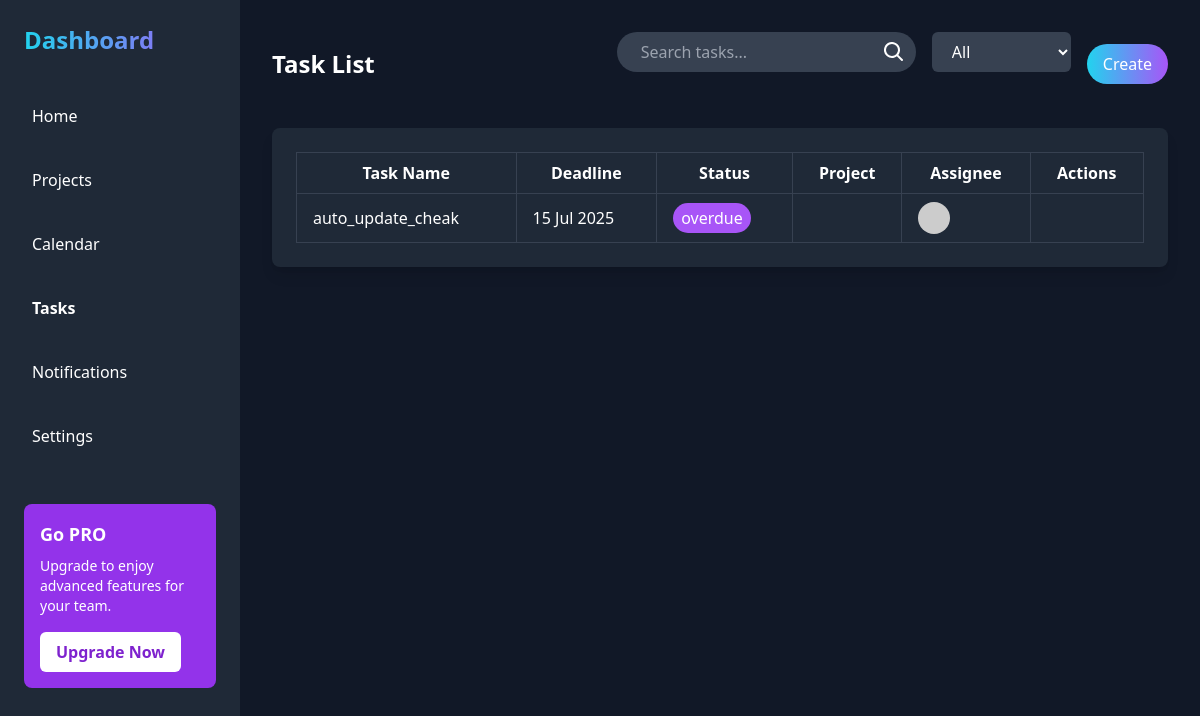
The app's page /tasks/tab/ (signed in) with its own data.
### tasks/models.py (models this page shows, shortened)
class Task(models.Model):
    STATUS_CHOICES = [
        ('not_started', 'Not Started'),
        ('in_progress', 'In Progress'),
        ('completed', 'Completed'),
        ('overdue', 'Overdue'),
    ]
    PRIORITY_CHOICES = [
        ('low', 'Low'),
        ('medium', 'Medium'),
        ('high', 'High'),
        ('critical', 'Critical'),
    ]
    project = models.ForeignKey(Project, on_delete=models.CASCADE, related_name='tasks', null=True, blank=True)
    title = models.CharField(max_length=255)
    description = models.TextField()
    assigned_to = models.ManyToManyField(settings.AUTH_USER_MODEL, blank=True)
    assignee = models.ForeignKey(
        settings.AUTH_USER_MODEL,
        on_delete=models.SET_NULL,
        null=True,
        blank=True,
        related_name='assigned_tasks'
    )
    start_date = models.DateField()
    due_date = models.DateTimeField()
    status = models.CharField(max_length=20, choices=STATUS_CHOICES, default='not_started')
    priority = models.CharField(max_length=10, choices=PRIORITY_CHOICES, default='low')
    progress = models.PositiveIntegerField(default=0)
    commands = models.TextField(blank=True, null=True)
    created_at = models.DateTimeField(auto_now_add=True)
    def is_overdue(self):
        return self.due_date < timezone.now() and self.status != 'completed'
    def auto_update_status(self):
        if self.progress == 100:
            self.status = 'completed'
        elif self.is_overdue():
            self.status = 'overdue'
        elif self.progress > 0:
            self.status = 'in_progress'
        else:
            self.status = 'not_started'
        self.save()

### tasks/views.py (the view, shortened to what this page needs)
# urls.py: path('tab/', views.tasks_tab, name='tasks_tab'),
@login_required
def tasks_tab(request):
    query = request.GET.get('q')
    status_filter = request.GET.get('status')
    tasks = Task.objects.all()
    for task in tasks:
        task.auto_update_status()
    if status_filter and status_filter != 'all':
        tasks = tasks.filter(status=status_filter)
    context = {
        'tasks': tasks,
        'query': query,
        'status_filter': status_filter,
    }
    return render(request, 'tasks/tasks_tab.html', context)

### tasks/templates/tasks/tasks_tab.html (shortened to what this page needs)
{% load static %}
<!DOCTYPE html>
<html lang="en">
<head>
    <script src="https://cdn.tailwindcss.com"></script>
    <link rel="stylesheet" href="{% static 'css/project_tab.css' %}">
</head>
<body class="bg-gray-900 text-white font-sans">
    <div class="flex h-screen">
        <aside class="bg-gray-800 text-white w-1/5 p-6 flex flex-col justify-between">
            <div>
                <h1 class="text-2xl font-bold mb-10 bg-gradient-to-r from-cyan-400 to-purple-500 text-transparent bg-clip-text">Dashboard</h1>
                <nav>
                    <ul class="space-y-6">
                        <li><a href="{% url 'data:dashboard' %}" class="block hover:bg-purple-800 p-2 rounded-md">Home</a></li>
                        <li><a href="{% url 'project:project_tab' %}" class="block hover:bg-purple-800 p-2 rounded-md">Projects</a></li>
                        <li><a href="{% url 'data:calander' %}" class="block hover:bg-purple-800 p-2 rounded-md">Calendar</a></li>
                        <li><a href="{% url 'tasks:tasks_tab' %}" class="block hover:bg-purple-800 p-2 rounded-md font-semibold">Tasks</a></li>
                        <li><a href="{% url 'notification:notification' %}" class="flex items-center space-x-4 hover:bg-purple-800 p-2 rounded-md"><span>Notifications</span></a></li>
                        <li><a href="{% url 'users:settings' %}" class="block hover:bg-purple-800 p-2 rounded-md">Settings</a></li>
                    </ul>
                </nav>
                <div class="bg-purple-600 p-4 rounded-lg mt-12">
                    <h3 class="font-bold text-lg">Go PRO</h3>
                    <p class="text-sm mt-2">Upgrade to enjoy advanced features for your team.</p>
                    <button class="bg-white text-purple-700 px-4 py-2 mt-4 rounded-md font-semibold">Upgrade Now</button>
                </div>
            </div>
        </aside>
        <div class="w-4/5 p-8">
            <div class="flex justify-between items-center mb-8">
                <h1 class="text-2xl font-bold">Task List</h1>
                <div class="flex items-center space-x-4">
<form method="GET" action="{% url 'tasks:tasks_tab' %}" class="flex flex-wrap gap-4 mb-6">
    <div class="flex items-center bg-gray-700 rounded-full overflow-hidden px-3">
        <input type="text" name="q" placeholder="Search tasks..." value="{{ request.GET.q }}" class="bg-transparent text-white placeholder-gray-400 px-3 py-2 focus:outline-none">
        <button type="submit">
            <svg xmlns="http://www.w3.org/2000/svg" class="h-5 w-5 text-white" viewBox="0 0 20 20" fill="currentColor">
                <path fill-rule="evenodd" d="M12.9 14.32a8 8 0 111.414-1.414l4.387 4.387a1 1 0 01-1.414 1.414l-4.387-4.387zM8 14a6 6 0 100-12 6 6 0 000 12z" clip-rule="evenodd" />
            </svg>
        </button>
    </div>
    <div>
        <select name="status" onchange="this.form.submit()" class="bg-gray-700 text-white px-4 py-2 rounded-md">
            <option value="all" {% if status_filter == 'all' or not status_filter %}selected{% endif %}>All</option>
        </select>
    </div>
</form>
                     {% if user.role == 'admin' or user.role == 'manager' %}
                    <a href="{% url 'tasks:task_create' %}">
                        <button class="bg-gradient-to-r from-cyan-400 to-purple-500 text-white px-4 py-2 rounded-full hover:bg-blue-700 hover:scale-110 transition-transform duration-300">
                            Create
                        </button>
                    </a>
                    {% endif %}
                </div>
            </div>
            <div class="bg-gray-800 p-6 rounded-lg shadow-lg overflow-x-auto">
                <table class="min-w-full border-collapse border border-gray-700">
                    <thead>
                        <tr>
                            <th class="border border-gray-700 px-4 py-2">Task Name</th>
                            <th class="border border-gray-700 px-4 py-2">Deadline</th>
                            <th class="border border-gray-700 px-4 py-2">Status</th>
                            <th class="border border-gray-700 px-4 py-2">Project</th>
                            <th class="border border-gray-700 px-4 py-2">Assignee</th>
                            <th class="border border-gray-700 px-4 py-2">Actions</th>
                        </tr>
                    </thead>
                    <tbody>
    {% for task in tasks %}
    <tr data-url="{% url 'tasks:task_detail' task.pk %}" class="clickable-row hover:bg-gray-700 cursor-pointer">
        <td class="border border-gray-700 px-4 py-2">{{ task.title }}</td>
        <td class="border border-gray-700 px-4 py-2">{{ task.due_date|date:"d M Y" }}</td>
        <td class="border border-gray-700 px-4 py-2">
            <span class="bg-purple-500 text-white px-2 py-1 rounded-full">{{ task.status }}</span>
        </td>
        <td class="border border-gray-700 px-4 py-2">{{ task.project.name }}</td>
        <td class="border border-gray-700 px-4 py-2">
            {% if task.assignee.profile.image %}
                <img src="{{ task.assignee.profile.image.url }}" class="w-8 h-8 rounded-full">
            {% else %}
                <img src="https://via.placeholder.com/40" class="w-8 h-8 rounded-full">
            {% endif %}
        </td>
        {% if user.role == 'admin' or user.role == 'manager' %}
        <td class="border border-gray-700 px-4 py-2 space-x-2 text-center">
        </td>
        {% endif %}
    </tr>
    {% empty %}
    <tr>
        <td colspan="6" class="text-center text-gray-500 py-4">No tasks found.</td>
    </tr>
    {% endfor %}
</tbody>
                </table>
            </div>
        </div>
    </div>
</body>
</html>

### records on screen
Task: title "auto_update_cheak", due_date "15 Jul 2025", status "overdue"
